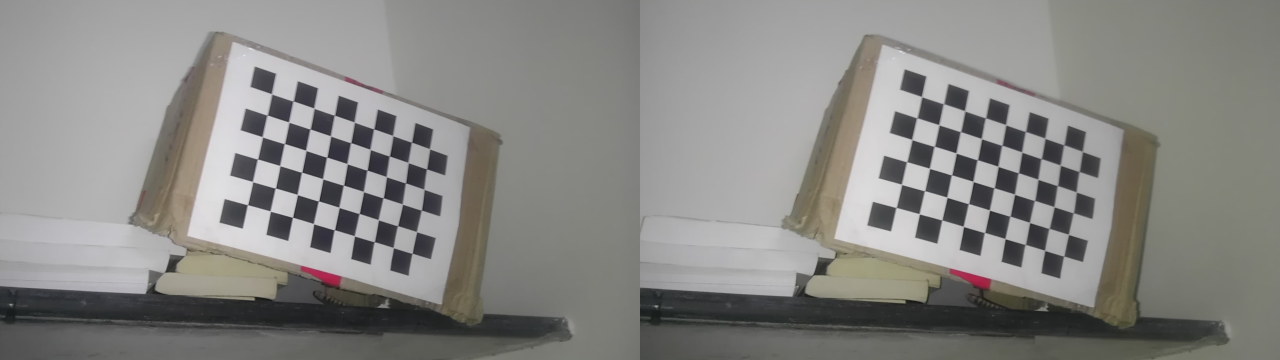
//> input picture testimages/55.jpg, 3840 x 1080 px (shown at 1/3 size)
$ ./evo3d ../testimages/55.jpg   (built with g++ and OpenCV 4, older OpenCV classes emulated)
//> lines starting //> are read from the running program, lines starting //| are printed output that depends on the picture; after the words box and inside, x2 and y2 are one past the last pixel; in counts of white or black regions, pixels touching at a corner belong together
#include "opencv2/core/core.hpp"
#include "opencv2/calib3d/calib3d.hpp"
#include <opencv2/highgui/highgui.hpp>
#include <opencv2/imgproc/imgproc.hpp>
#include "opencv2/contrib/contrib.hpp"
#include <stdio.h>
#include <string.h>
using namespace cv;
using namespace std;
Point point1;

// [9 lines left out: function mouseHandler, not called in this run]

int main(int argc, char* argv[])
{
    point1 = Point(0, 0);
    Mat img, g1, g2;
    Mat disp, disp8;
    img = imread(argv[1]);
//> img is the input picture: 1080 rows x 3840 cols, CV_8UC3; mean B, G, R 131.9, 134.9, 135.6
    Mat img1(img, Rect(0, 0, img.cols/2, img.rows));
    Mat img2(img, Rect(img.cols/2, 0, img.cols/2, img.rows));
    printf("%d %d\n", img2.cols, img2.rows);
//| 1920 1080
    cvtColor(img1, g1, CV_BGR2GRAY);
    cvtColor(img2, g2, CV_BGR2GRAY);
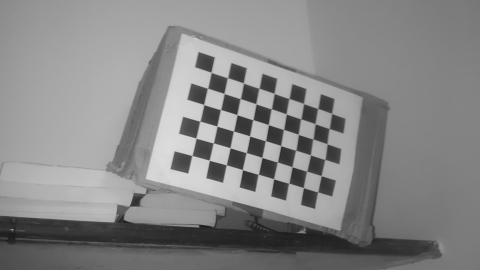
//> g2: 1080 rows x 1920 cols, CV_8UC1 (shown at 1/4 size); min 17, max 229, mean 133.9

    StereoSGBM sbm;
    sbm.SADWindowSize = 5;
    sbm.numberOfDisparities = 192;
    sbm.preFilterCap = 4;
    sbm.minDisparity = -64;
    sbm.uniquenessRatio = 1;
    sbm.speckleWindowSize = 150;
    sbm.speckleRange = 2;
    sbm.disp12MaxDiff = 10;
    sbm.fullDP = false;
    sbm.P1 = 600;
    sbm.P2 = 2400;
    sbm(g1, g2, disp);
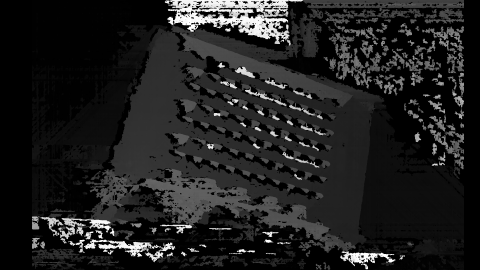
//> disp: 1080 rows x 1920 cols, CV_16SC1 (shown at 1/4 size); min -1040, max 2032, mean -651.3; drawn with min black and max white


    normalize(disp, disp8, 0, 255, CV_MINMAX, CV_8U);

    imshow("left", img1);
    imshow("right", img2);
    imshow("disp", disp8);
    //imwrite("disp.jpg", disp8);
    cvSetMouseCallback("left", mouseHandler, NULL);
    int i, j, sum = 0, count = 0, val;
    for(i = 0; i < disp8.cols; i++)
    {
        for(j = 0 ; j < disp8.rows; j++)
        {
            val = disp8.at<uchar>(j, i);
            if (val != 0)
            {
                    sum += val;
                    count++;
            }

        }
    }
//> after the loop, val = 0; sum = 66845072; count = 1273408

    int ave;
    ave = sum/count;
//> ave = 52
    printf("%d %d %d %d\n", img1.cols, img1.rows, disp8.rows, disp8.cols);
//| 1920 1080 1080 1920
    Mat img_thresh;
    printf("%d\n", ave);
//| 52
    threshold(disp8, img_thresh, ave+10, 255,THRESH_BINARY);
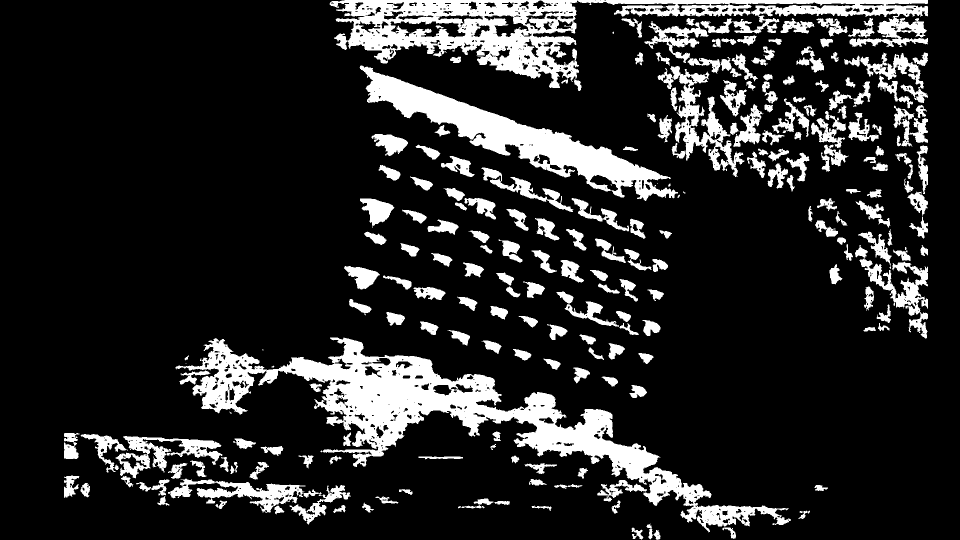
//> img_thresh: 1080 rows x 1920 cols, CV_8UC1 (shown at 1/2 size); 16% white; 218 white regions (11 under 20 px), largest, box (x1, y1, x2, y2) and area: (351, 675, 1582, 1065) 85096, (659, 0, 1856, 176) 62904, (719, 131, 1356, 402) 36746
    medianBlur(img_thresh, img_thresh, 9);
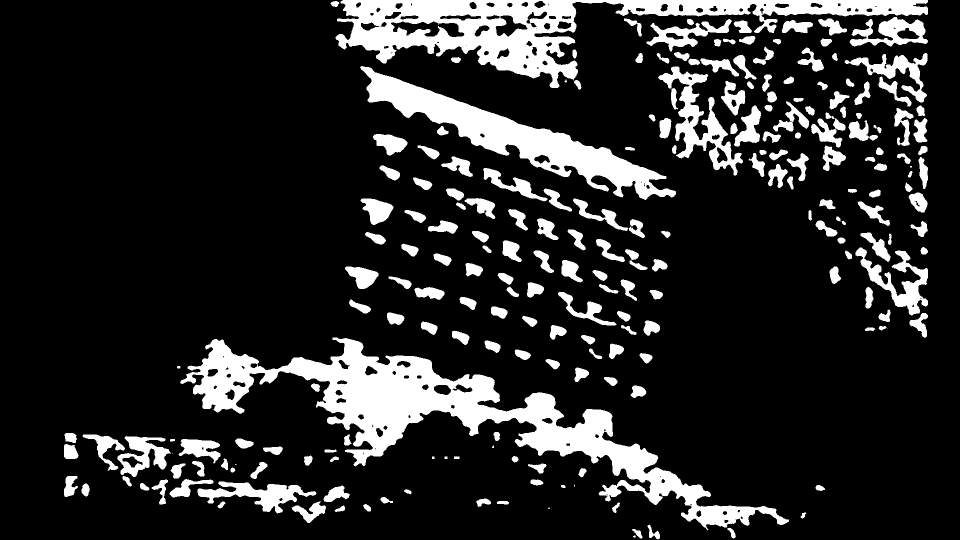
//> img_thresh: 1080 rows x 1920 cols, CV_8UC1 (shown at 1/2 size); 16.1% white; 224 white regions (7 under 20 px), largest, box (x1, y1, x2, y2) and area: (360, 675, 1578, 1061) 90190, (671, 0, 1856, 176) 62324, (720, 132, 1352, 400) 36983
    Mat kernel;
    int size=2;
    kernel = getStructuringElement(MORPH_ELLIPSE, Size(2*size+1, 2*size+1), Point(size, size));
    //dilate(img_thresh, img_thresh, kernel);
    Mat bitwise;
    vector<Mat> channels;
    // remeber bitwise disp8 and image \m/
    channels.push_back(img_thresh);
    channels.push_back(img_thresh);
    channels.push_back(img_thresh);

    merge(channels, img_thresh);
    bitwise_and(img1, img_thresh, bitwise);
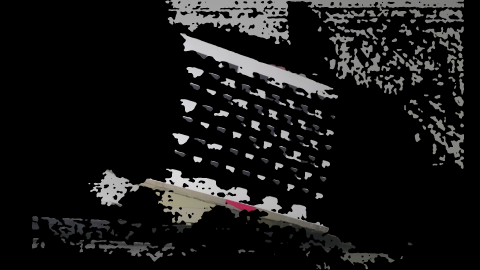
//> bitwise: 1080 rows x 1920 cols, CV_8UC3 (shown at 1/4 size); mean B, G, R 22.3, 22.5, 22.8
    imshow("bitwise", bitwise);
    imshow("threshold", img_thresh);

    waitKey(0);
    short disval;
    disval = disp.at<short>(point1.y, point1.x);
//> disval = -1040
    printf("disp = %d %d %d\n",disval, point1.x, point1.y);
//| disp = -1040 0 0
    Mat img_t, img_t1;
    int disintval;
    disintval = disp8.at<uchar>(point1.y, point1.x);
//> disintval = 0
    printf("disp = %d %d %d\n",disintval, point1.x, point1.y);
//| disp = 0 0 0
    inRange(disp8, disintval-8, disintval+8, img_t1);
//> img_t1: 1080 rows x 1920 cols, CV_8UC1; 47.9% white; 1942 white regions (1352 under 20 px), largest, box (x1, y1, x2, y2) and area: (0, 0, 1920, 1080) 840943, (524, 741, 693, 855) 6026, (850, 574, 1104, 680) 4955

    inRange(disp, disval-10, disval+10, img_t);
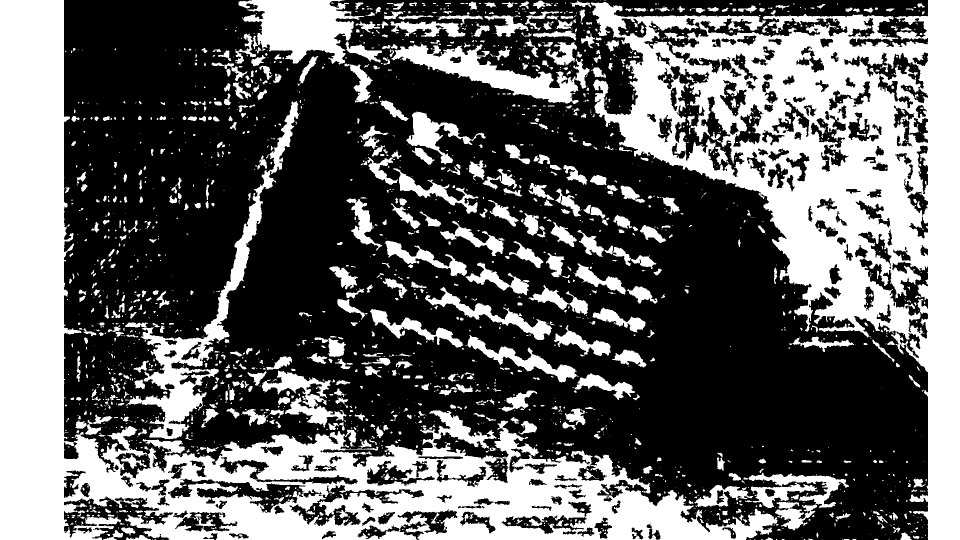
//> img_t: 1080 rows x 1920 cols, CV_8UC1 (shown at 1/2 size); 38.6% white; 2419 white regions (1696 under 20 px), largest, box (x1, y1, x2, y2) and area: (0, 0, 1555, 1080) 301185, (1181, 0, 1920, 1080) 273709, (251, 202, 598, 879) 25455
    medianBlur(img_t1, img_t1, 9);
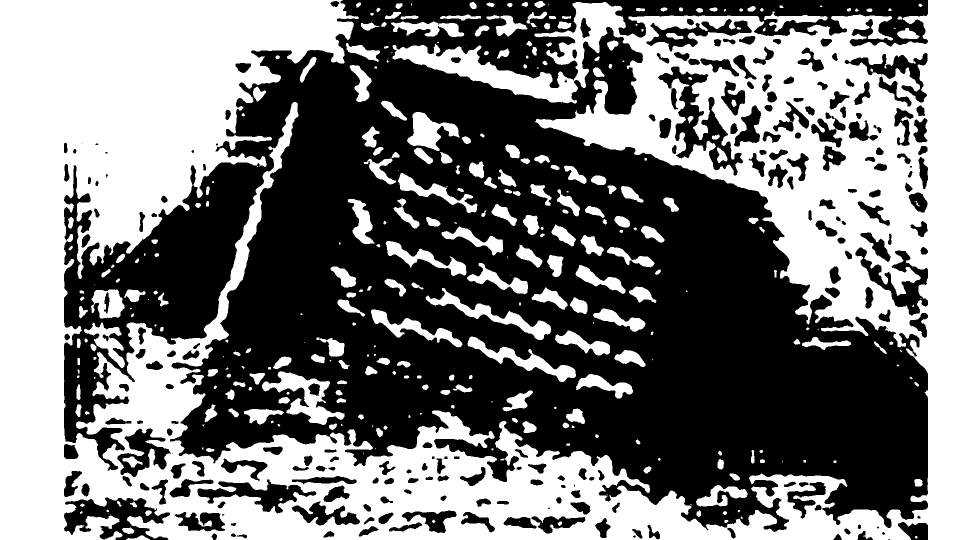
//> img_t1: 1080 rows x 1920 cols, CV_8UC1 (shown at 1/2 size); 47.1% white; 340 white regions (70 under 20 px), largest, box (x1, y1, x2, y2) and area: (0, 0, 1920, 1080) 858366, (524, 742, 689, 850) 6075, (851, 576, 1102, 680) 4922
    channels.clear();
    channels.push_back(img_t1);
    channels.push_back(img_t1);
    channels.push_back(img_t1);

    merge(channels, img_t1);
    Mat eiffel;
    eiffel = imread("eiffel-tower-day.jpg");
//> eiffel-tower-day.jpg cannot be read in this run, so this picture is empty
//> (the run ends here: the program stops with an error, at `resize(eiffel, eiffel, Size(img1.cols, img1.rows));`)

$ run again, on testimages/62.jpg
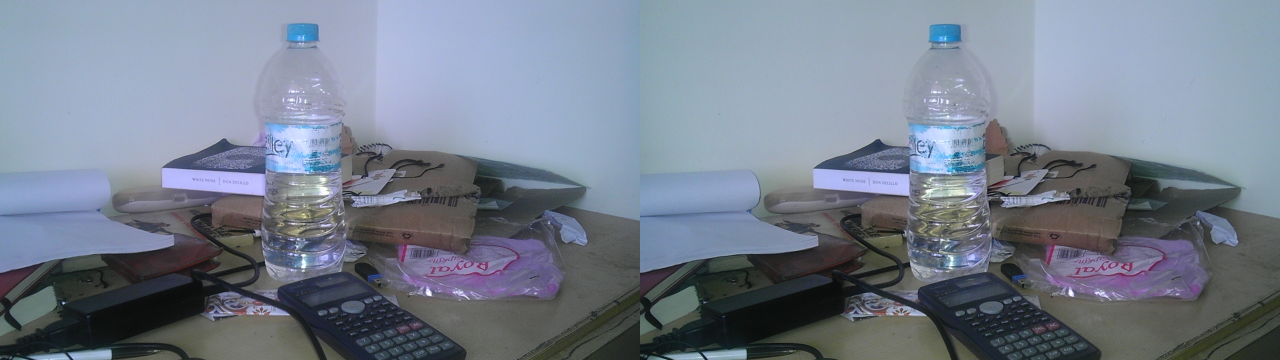
//> input picture testimages/62.jpg, 3840 x 1080 px (shown at 1/3 size)
//> img is the input picture: 1080 rows x 3840 cols, CV_8UC3; mean B, G, R 141.1, 126.5, 117.3
//| 1920 1080
//> after the loop `for(i = 0; i < disp8.cols; i++)`: val = 0; sum = 77570544; count = 1224566
//> ave = 63
//| 1920 1080 1080 1920
//| 63
//> `threshold(disp8, img_thresh, ave+10, 255,THRESH_BINARY);`:
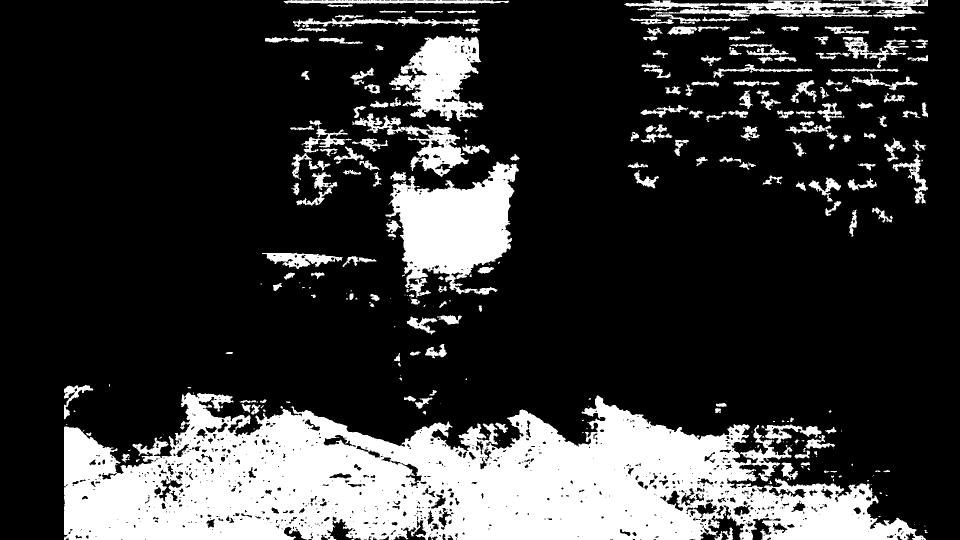
//> img_thresh: 1080 rows x 1920 cols, CV_8UC1 (shown at 1/2 size); 21.4% white; 284 white regions (97 under 20 px), largest, box (x1, y1, x2, y2) and area: (128, 785, 1852, 1080) 306345, (771, 323, 1038, 595) 40034, (778, 71, 967, 243) 17367
//> disval = -1040
//| disp = -1040 0 0
//> disintval = 0
//| disp = 0 0 0
//> img_t: 1080 rows x 1920 cols, CV_8UC1; 40.9% white; 3341 white regions (2395 under 20 px), largest, box (x1, y1, x2, y2) and area: (1153, 0, 1920, 1080) 321766, (250, 0, 986, 516) 196426, (0, 0, 408, 1080) 187559
//> `medianBlur(img_t1, img_t1, 9);`:
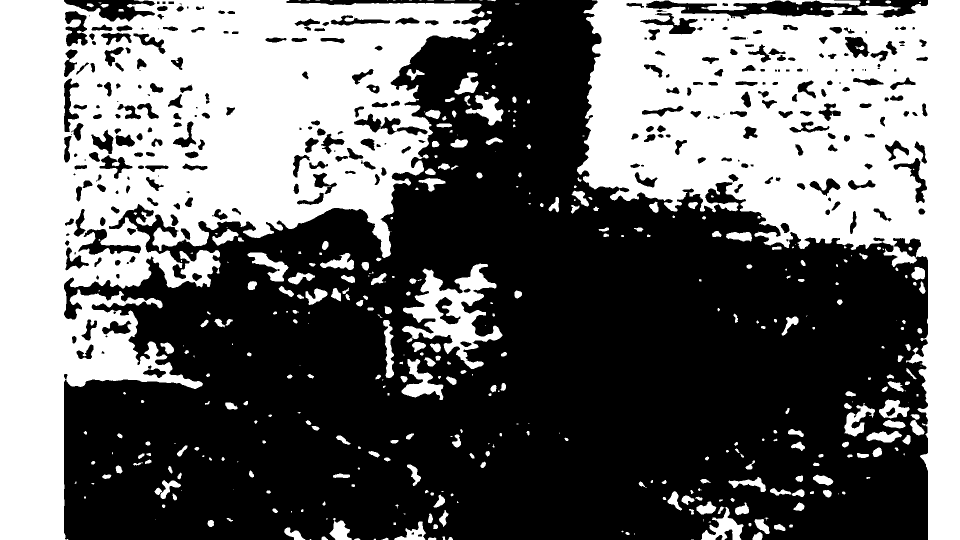
//> img_t1: 1080 rows x 1920 cols, CV_8UC1 (shown at 1/2 size); 41.9% white; 424 white regions (121 under 20 px), largest, box (x1, y1, x2, y2) and area: (0, 0, 982, 1080) 464259, (1154, 0, 1920, 1080) 333211, (804, 527, 1005, 738) 15570

$ run again, on testimages/65.jpg
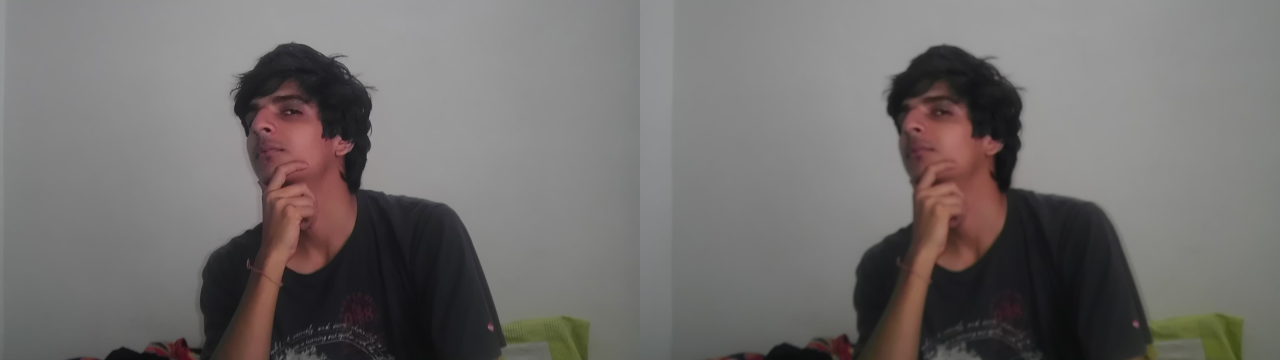
//> input picture testimages/65.jpg, 3840 x 1080 px (shown at 1/3 size)
//> img is the input picture: 1080 rows x 3840 cols, CV_8UC3; mean B, G, R 109.2, 110.4, 113.7
//| 1920 1080
//> after the loop `for(i = 0; i < disp8.cols; i++)`: val = 0; sum = 60372004; count = 1577348
//> ave = 38
//| 1920 1080 1080 1920
//| 38
//> `medianBlur(img_thresh, img_thresh, 9);`:
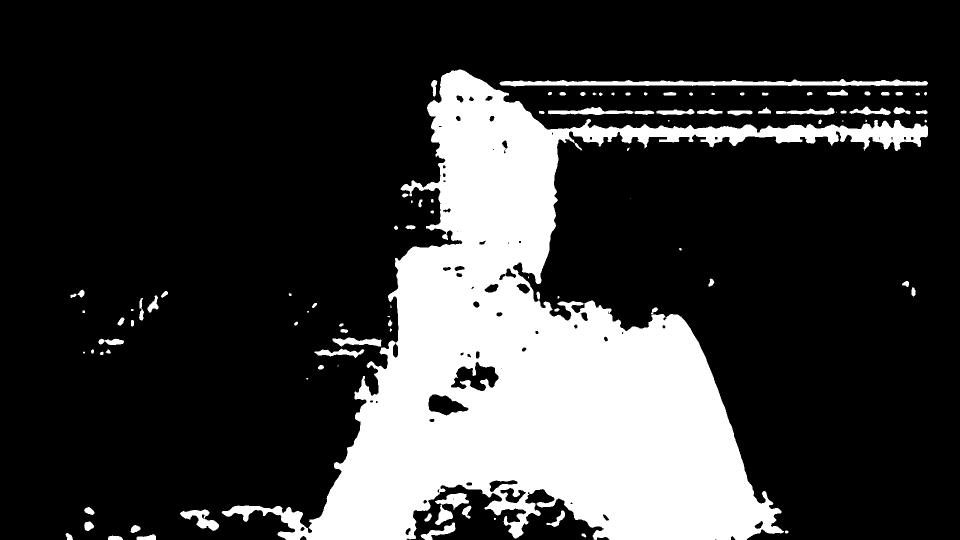
//> img_thresh: 1080 rows x 1920 cols, CV_8UC1 (shown at 1/2 size); 22.4% white; 105 white regions (15 under 20 px), largest, box (x1, y1, x2, y2) and area: (443, 139, 1856, 1080) 438308, (999, 158, 1856, 173) 7338, (360, 1019, 438, 1062) 1442
//> disval = -1040
//| disp = -1040 0 0
//> disintval = 0
//| disp = 0 0 0
//> img_t: 1080 rows x 1920 cols, CV_8UC1; 23.9% white; 4098 white regions (2703 under 20 px), largest, box (x1, y1, x2, y2) and area: (0, 0, 310, 1080) 152803, (1567, 0, 1920, 1080) 89942, (977, 163, 1576, 208) 10259
//> `medianBlur(img_t1, img_t1, 9);`:
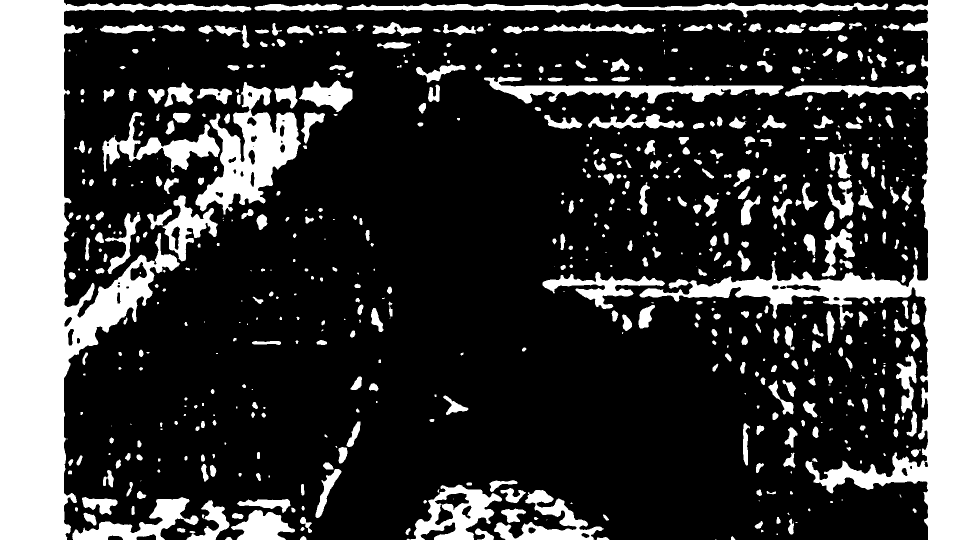
//> img_t1: 1080 rows x 1920 cols, CV_8UC1 (shown at 1/2 size); 22.7% white; 715 white regions (171 under 20 px), largest, box (x1, y1, x2, y2) and area: (0, 0, 503, 1080) 160656, (1279, 0, 1920, 1080) 104192, (391, 220, 602, 429) 21321
